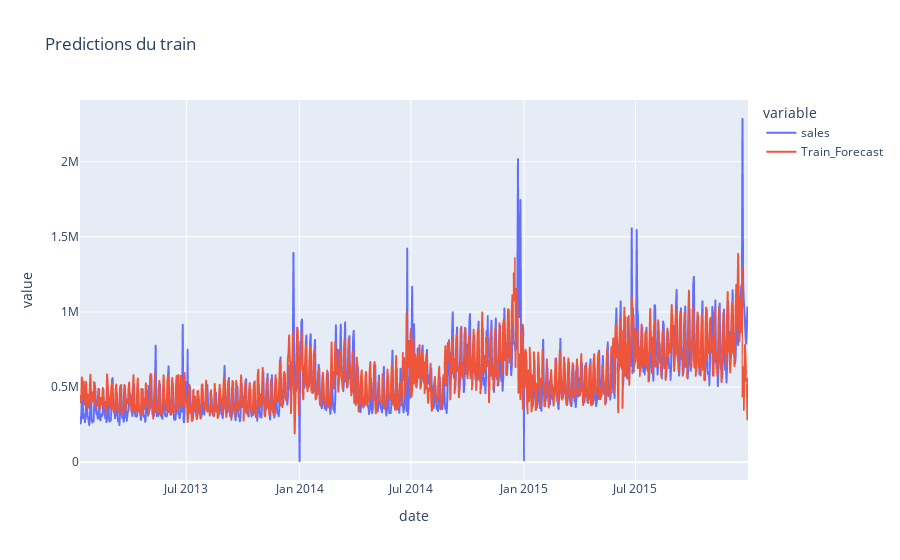

Notebook code for this chart:
### Code cell
fig = px.line(series_train, x='date', y=['sales', 'Train_Forecast'],title="Predictions du train")
fig.show()

### Figure 1 — Plotly figure (JSON) as saved in the notebook; plotly's stock layout.template omitted (floating-point values rounded to 4 significant figures; data arrays with more than 128 entries replaced by an {"elided": "..."} marker saying what was removed)
{"data": [{"hovertemplate": "variable=sales<br>date=%{x}<br>value=%{y}<extra></extra>", "legendgroup": "sales", "line": {"color": "#636efa", "dash": "solid"}, "marker": {"symbol": "circle"}, "mode": "lines", "name": "sales", "showlegend": true, "type": "scattergl", "x": {"elided": "1084 str values"}, "xaxis": "x", "y": {"elided": "1084 float values"}, "yaxis": "y"}, {"hovertemplate": "variable=Train_Forecast<br>date=%{x}<br>value=%{y}<extra></extra>", "legendgroup": "Train_Forecast", "line": {"color": "#EF553B", "dash": "solid"}, "marker": {"symbol": "circle"}, "mode": "lines", "name": "Train_Forecast", "showlegend": true, "type": "scattergl", "x": {"elided": "1084 str values"}, "xaxis": "x", "y": {"elided": "1084 float values"}, "yaxis": "y"}], "layout": {"legend": {"title": {"text": "variable"}, "tracegroupgap": 0}, "title": {"text": "Predictions du train"}, "xaxis": {"anchor": "y", "domain": [0, 1], "title": {"text": "date"}}, "yaxis": {"anchor": "x", "domain": [0, 1], "title": {"text": "value"}}}}
